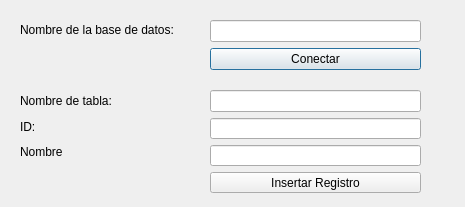
<?xml version="1.0" encoding="UTF-8"?>
<ui version="4.0">
 <class>InsercionDatosBDDialog</class>
 <widget class="QDialog" name="InsercionDatosBDDialog">
  <property name="geometry">
   <rect>
    <x>0</x>
    <y>0</y>
    <width>465</width>
    <height>207</height>
   </rect>
  </property>
  <property name="windowTitle">
   <string>Dialog</string>
  </property>
  <widget class="QLabel" name="lbl_nombre_base_datos">
   <property name="geometry">
    <rect>
     <x>20</x>
     <y>20</y>
     <width>191</width>
     <height>20</height>
    </rect>
   </property>
   <property name="text">
    <string>Nombre de la base de datos:</string>
   </property>
  </widget>
  <widget class="QWidget" name="layoutWidget">
   <property name="geometry">
    <rect>
     <x>210</x>
     <y>20</y>
     <width>211</width>
     <height>51</height>
    </rect>
   </property>
   <layout class="QVBoxLayout" name="verticalLayout">
    <item>
     <widget class="QLineEdit" name="txt_nombre_base_datos"/>
    </item>
    <item>
     <widget class="QPushButton" name="btn_conectar">
      <property name="text">
       <string>Conectar</string>
      </property>
     </widget>
    </item>
   </layout>
  </widget>
  <widget class="QWidget" name="">
   <property name="geometry">
    <rect>
     <x>20</x>
     <y>91</y>
     <width>181</width>
     <height>71</height>
    </rect>
   </property>
   <layout class="QVBoxLayout" name="verticalLayout_3">
    <item>
     <widget class="QLabel" name="lbl_nombre_tabla">
      <property name="text">
       <string>Nombre de tabla:</string>
      </property>
     </widget>
    </item>
    <item>
     <widget class="QLabel" name="lbl_id">
      <property name="text">
       <string>ID:</string>
      </property>
     </widget>
    </item>
    <item>
     <widget class="QLabel" name="lbl_nombre">
      <property name="text">
       <string>Nombre</string>
      </property>
     </widget>
    </item>
   </layout>
  </widget>
  <widget class="QWidget" name="">
   <property name="geometry">
    <rect>
     <x>210</x>
     <y>90</y>
     <width>211</width>
     <height>103</height>
    </rect>
   </property>
   <layout class="QVBoxLayout" name="verticalLayout_2">
    <item>
     <widget class="QLineEdit" name="txt_nombre_tabla"/>
    </item>
    <item>
     <widget class="QLineEdit" name="txt_id"/>
    </item>
    <item>
     <widget class="QLineEdit" name="txt_nombre"/>
    </item>
    <item>
     <widget class="QPushButton" name="btn_insertar_registro">
      <property name="text">
       <string>Insertar Registro</string>
      </property>
     </widget>
    </item>
   </layout>
  </widget>
 </widget>
 <resources/>
 <connections/>
</ui>
